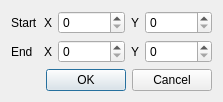
<?xml version="1.0" encoding="UTF-8"?>
<ui version="4.0">
 <class>AddLineDialog</class>
 <widget class="QDialog" name="AddLineDialog">
  <property name="geometry">
   <rect>
    <x>0</x>
    <y>0</y>
    <width>184</width>
    <height>101</height>
   </rect>
  </property>
  <property name="windowTitle">
   <string>Dialog</string>
  </property>
  <layout class="QGridLayout" name="gridLayout">
   <item row="0" column="1">
    <widget class="QLabel" name="label_2">
     <property name="text">
      <string>X</string>
     </property>
     <property name="alignment">
      <set>Qt::AlignRight|Qt::AlignTrailing|Qt::AlignVCenter</set>
     </property>
    </widget>
   </item>
   <item row="0" column="2">
    <widget class="QSpinBox" name="spinBoxStartX">
     <property name="maximum">
      <number>100000</number>
     </property>
     <property name="singleStep">
      <number>5</number>
     </property>
    </widget>
   </item>
   <item row="0" column="4">
    <widget class="QSpinBox" name="spinBoxStartY">
     <property name="maximum">
      <number>100000</number>
     </property>
     <property name="singleStep">
      <number>5</number>
     </property>
    </widget>
   </item>
   <item row="0" column="0">
    <widget class="QLabel" name="label">
     <property name="text">
      <string>Start</string>
     </property>
     <property name="buddy">
      <cstring>spinBoxStartX</cstring>
     </property>
    </widget>
   </item>
   <item row="1" column="1">
    <widget class="QLabel" name="label_4">
     <property name="text">
      <string>X</string>
     </property>
     <property name="alignment">
      <set>Qt::AlignRight|Qt::AlignTrailing|Qt::AlignVCenter</set>
     </property>
    </widget>
   </item>
   <item row="1" column="0">
    <widget class="QLabel" name="label_6">
     <property name="text">
      <string>End</string>
     </property>
    </widget>
   </item>
   <item row="1" column="3">
    <widget class="QLabel" name="label_5">
     <property name="text">
      <string>Y</string>
     </property>
     <property name="alignment">
      <set>Qt::AlignRight|Qt::AlignTrailing|Qt::AlignVCenter</set>
     </property>
    </widget>
   </item>
   <item row="0" column="3">
    <widget class="QLabel" name="label_3">
     <property name="text">
      <string>Y</string>
     </property>
     <property name="alignment">
      <set>Qt::AlignRight|Qt::AlignTrailing|Qt::AlignVCenter</set>
     </property>
    </widget>
   </item>
   <item row="1" column="2">
    <widget class="QSpinBox" name="spinBoxEndX">
     <property name="maximum">
      <number>100000</number>
     </property>
     <property name="singleStep">
      <number>5</number>
     </property>
    </widget>
   </item>
   <item row="2" column="0" colspan="5">
    <widget class="QDialogButtonBox" name="buttonBox">
     <property name="standardButtons">
      <set>QDialogButtonBox::Cancel|QDialogButtonBox::Ok</set>
     </property>
    </widget>
   </item>
   <item row="1" column="4">
    <widget class="QSpinBox" name="spinBoxEndY">
     <property name="maximum">
      <number>100000</number>
     </property>
     <property name="singleStep">
      <number>5</number>
     </property>
    </widget>
   </item>
  </layout>
 </widget>
 <resources/>
 <connections>
  <connection>
   <sender>buttonBox</sender>
   <signal>accepted()</signal>
   <receiver>AddLineDialog</receiver>
   <slot>accept()</slot>
   <hints>
    <hint type="sourcelabel">
     <x>91</x>
     <y>80</y>
    </hint>
    <hint type="destinationlabel">
     <x>91</x>
     <y>50</y>
    </hint>
   </hints>
  </connection>
  <connection>
   <sender>buttonBox</sender>
   <signal>rejected()</signal>
   <receiver>AddLineDialog</receiver>
   <slot>reject()</slot>
   <hints>
    <hint type="sourcelabel">
     <x>91</x>
     <y>80</y>
    </hint>
    <hint type="destinationlabel">
     <x>91</x>
     <y>50</y>
    </hint>
   </hints>
  </connection>
 </connections>
</ui>
